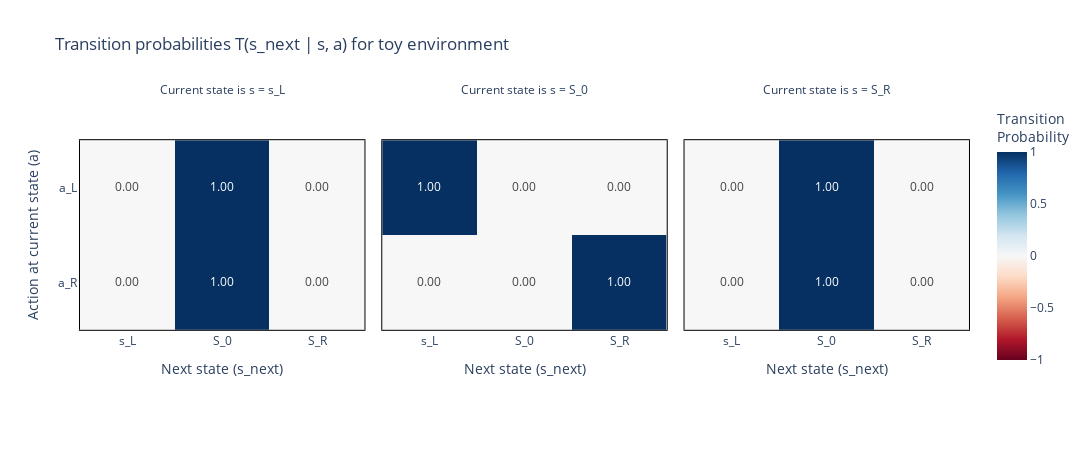
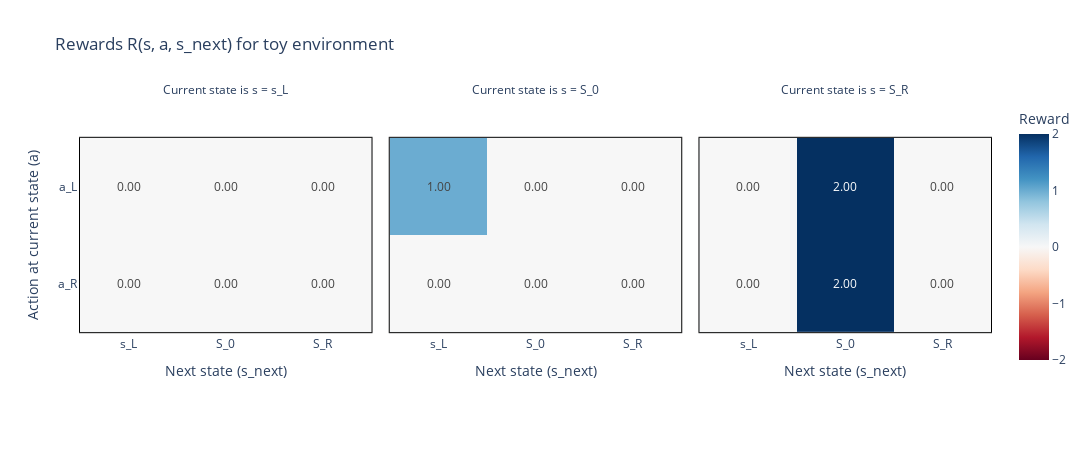

Here is the notebook cell these charts were saved with, in order:
### Code cell
toy = Toy()

actions = ["a_L", "a_R"]
states = ["s_L", "S_0", "S_R"]

imshow(
    toy.T, # dimensions (s, a, s_next)
    title="Transition probabilities T(s_next | s, a) for toy environment",
    facet_col=0, facet_labels=[f"Current state is s = {s}" for s in states], y=actions, x=states,
    labels = {"x": "Next state (s_next)", "y": "Action at current state (a)", "color": "Transition<br>Probability"},
    text_auto = ".2f", border=True, width=1200, height=450,
)

imshow(
    toy.R, # dimensions (s, a, s_next)
    title="Rewards R(s, a, s_next) for toy environment",
    facet_col=0, facet_labels=[f"Current state is s = {s}" for s in states], y=actions, x=states,
    labels = {"x": "Next state (s_next)", "y": "Action at current state (a)", "color": "Reward"},
    text_auto = ".2f", border=True, width=1200, height=450,
)

### Figure 1 — Plotly figure (JSON) as saved in the notebook; plotly's stock layout.template omitted (floating-point values rounded to 4 significant figures)
{"data": [{"coloraxis": "coloraxis", "hovertemplate": "Next state (s_next): %{x}<br>Action at current state (a): %{y}<br>Transition<br>Probability: %{z}<extra></extra>", "name": "0", "texttemplate": "%{z:.2f}", "type": "heatmap", "x": ["s_L", "S_0", "S_R"], "xaxis": "x", "y": ["a_L", "a_R"], "yaxis": "y", "z": [[0, 1, 0], [0, 1, 0]]}, {"coloraxis": "coloraxis", "hovertemplate": "Next state (s_next): %{x}<br>Action at current state (a): %{y}<br>Transition<br>Probability: %{z}<extra></extra>", "name": "1", "texttemplate": "%{z:.2f}", "type": "heatmap", "x": ["s_L", "S_0", "S_R"], "xaxis": "x2", "y": ["a_L", "a_R"], "yaxis": "y2", "z": [[1, 0, 0], [0, 0, 1]]}, {"coloraxis": "coloraxis", "hovertemplate": "Next state (s_next): %{x}<br>Action at current state (a): %{y}<br>Transition<br>Probability: %{z}<extra></extra>", "name": "2", "texttemplate": "%{z:.2f}", "type": "heatmap", "x": ["s_L", "S_0", "S_R"], "xaxis": "x3", "y": ["a_L", "a_R"], "yaxis": "y3", "z": [[0, 1, 0], [0, 1, 0]]}], "layout": {"annotations": [{"font": {}, "showarrow": false, "text": "Current state is s = s_L", "x": 0.16, "xanchor": "center", "xref": "paper", "y": 1, "yanchor": "bottom", "yref": "paper"}, {"font": {}, "showarrow": false, "text": "Current state is s = S_0", "x": 0.5, "xanchor": "center", "xref": "paper", "y": 1, "yanchor": "bottom", "yref": "paper"}, {"font": {}, "showarrow": false, "text": "Current state is s = S_R", "x": 0.84, "xanchor": "center", "xref": "paper", "y": 1, "yanchor": "bottom", "yref": "paper"}], "coloraxis": {"cmid": 0, "colorbar": {"title": {"text": "Transition<br>Probability"}}, "colorscale": [[0, "rgb(103,0,31)"], [0.1, "rgb(178,24,43)"], [0.2, "rgb(214,96,77)"], [0.3, "rgb(244,165,130)"], [0.4, "rgb(253,219,199)"], [0.5, "rgb(247,247,247)"], [0.6, "rgb(209,229,240)"], [0.7, "rgb(146,197,222)"], [0.8, "rgb(67,147,195)"], [0.9, "rgb(33,102,172)"], [1, "rgb(5,48,97)"]]}, "height": 450, "title": {"text": "Transition probabilities T(s_next | s, a) for toy environment"}, "width": 1200, "xaxis": {"anchor": "y", "constrain": "domain", "domain": [0, 0.32], "linecolor": "black", "linewidth": 1, "mirror": true, "scaleanchor": "y", "showline": true, "title": {"text": "Next state (s_next)"}}, "xaxis2": {"anchor": "y2", "domain": [0.34, 0.66], "linecolor": "black", "linewidth": 1, "matches": "x", "mirror": true, "showline": true, "title": {"text": "Next state (s_next)"}}, "xaxis3": {"anchor": "y3", "domain": [0.68, 1.0], "linecolor": "black", "linewidth": 1, "matches": "x", "mirror": true, "showline": true, "title": {"text": "Next state (s_next)"}}, "yaxis": {"anchor": "x", "autorange": "reversed", "constrain": "domain", "domain": [0, 1], "linecolor": "black", "linewidth": 1, "mirror": true, "showline": true, "title": {"text": "Action at current state (a)"}}, "yaxis2": {"anchor": "x2", "domain": [0, 1], "linecolor": "black", "linewidth": 1, "matches": "y", "mirror": true, "showline": true, "showticklabels": false}, "yaxis3": {"anchor": "x3", "domain": [0, 1], "linecolor": "black", "linewidth": 1, "matches": "y", "mirror": true, "showline": true, "showticklabels": false}}}

### Figure 2 — Plotly figure (JSON) as saved in the notebook; plotly's stock layout.template omitted (floating-point values rounded to 4 significant figures)
{"data": [{"coloraxis": "coloraxis", "hovertemplate": "Next state (s_next): %{x}<br>Action at current state (a): %{y}<br>Reward: %{z}<extra></extra>", "name": "0", "texttemplate": "%{z:.2f}", "type": "heatmap", "x": ["s_L", "S_0", "S_R"], "xaxis": "x", "y": ["a_L", "a_R"], "yaxis": "y", "z": [[0, 0, 0], [0, 0, 0]]}, {"coloraxis": "coloraxis", "hovertemplate": "Next state (s_next): %{x}<br>Action at current state (a): %{y}<br>Reward: %{z}<extra></extra>", "name": "1", "texttemplate": "%{z:.2f}", "type": "heatmap", "x": ["s_L", "S_0", "S_R"], "xaxis": "x2", "y": ["a_L", "a_R"], "yaxis": "y2", "z": [[1, 0, 0], [0, 0, 0]]}, {"coloraxis": "coloraxis", "hovertemplate": "Next state (s_next): %{x}<br>Action at current state (a): %{y}<br>Reward: %{z}<extra></extra>", "name": "2", "texttemplate": "%{z:.2f}", "type": "heatmap", "x": ["s_L", "S_0", "S_R"], "xaxis": "x3", "y": ["a_L", "a_R"], "yaxis": "y3", "z": [[0, 2, 0], [0, 2, 0]]}], "layout": {"annotations": [{"font": {}, "showarrow": false, "text": "Current state is s = s_L", "x": 0.16, "xanchor": "center", "xref": "paper", "y": 1, "yanchor": "bottom", "yref": "paper"}, {"font": {}, "showarrow": false, "text": "Current state is s = S_0", "x": 0.5, "xanchor": "center", "xref": "paper", "y": 1, "yanchor": "bottom", "yref": "paper"}, {"font": {}, "showarrow": false, "text": "Current state is s = S_R", "x": 0.84, "xanchor": "center", "xref": "paper", "y": 1, "yanchor": "bottom", "yref": "paper"}], "coloraxis": {"cmid": 0, "colorbar": {"title": {"text": "Reward"}}, "colorscale": [[0, "rgb(103,0,31)"], [0.1, "rgb(178,24,43)"], [0.2, "rgb(214,96,77)"], [0.3, "rgb(244,165,130)"], [0.4, "rgb(253,219,199)"], [0.5, "rgb(247,247,247)"], [0.6, "rgb(209,229,240)"], [0.7, "rgb(146,197,222)"], [0.8, "rgb(67,147,195)"], [0.9, "rgb(33,102,172)"], [1, "rgb(5,48,97)"]]}, "height": 450, "title": {"text": "Rewards R(s, a, s_next) for toy environment"}, "width": 1200, "xaxis": {"anchor": "y", "constrain": "domain", "domain": [0, 0.32], "linecolor": "black", "linewidth": 1, "mirror": true, "scaleanchor": "y", "showline": true, "title": {"text": "Next state (s_next)"}}, "xaxis2": {"anchor": "y2", "domain": [0.34, 0.66], "linecolor": "black", "linewidth": 1, "matches": "x", "mirror": true, "showline": true, "title": {"text": "Next state (s_next)"}}, "xaxis3": {"anchor": "y3", "domain": [0.68, 1.0], "linecolor": "black", "linewidth": 1, "matches": "x", "mirror": true, "showline": true, "title": {"text": "Next state (s_next)"}}, "yaxis": {"anchor": "x", "autorange": "reversed", "constrain": "domain", "domain": [0, 1], "linecolor": "black", "linewidth": 1, "mirror": true, "showline": true, "title": {"text": "Action at current state (a)"}}, "yaxis2": {"anchor": "x2", "domain": [0, 1], "linecolor": "black", "linewidth": 1, "matches": "y", "mirror": true, "showline": true, "showticklabels": false}, "yaxis3": {"anchor": "x3", "domain": [0, 1], "linecolor": "black", "linewidth": 1, "matches": "y", "mirror": true, "showline": true, "showticklabels": false}}}
